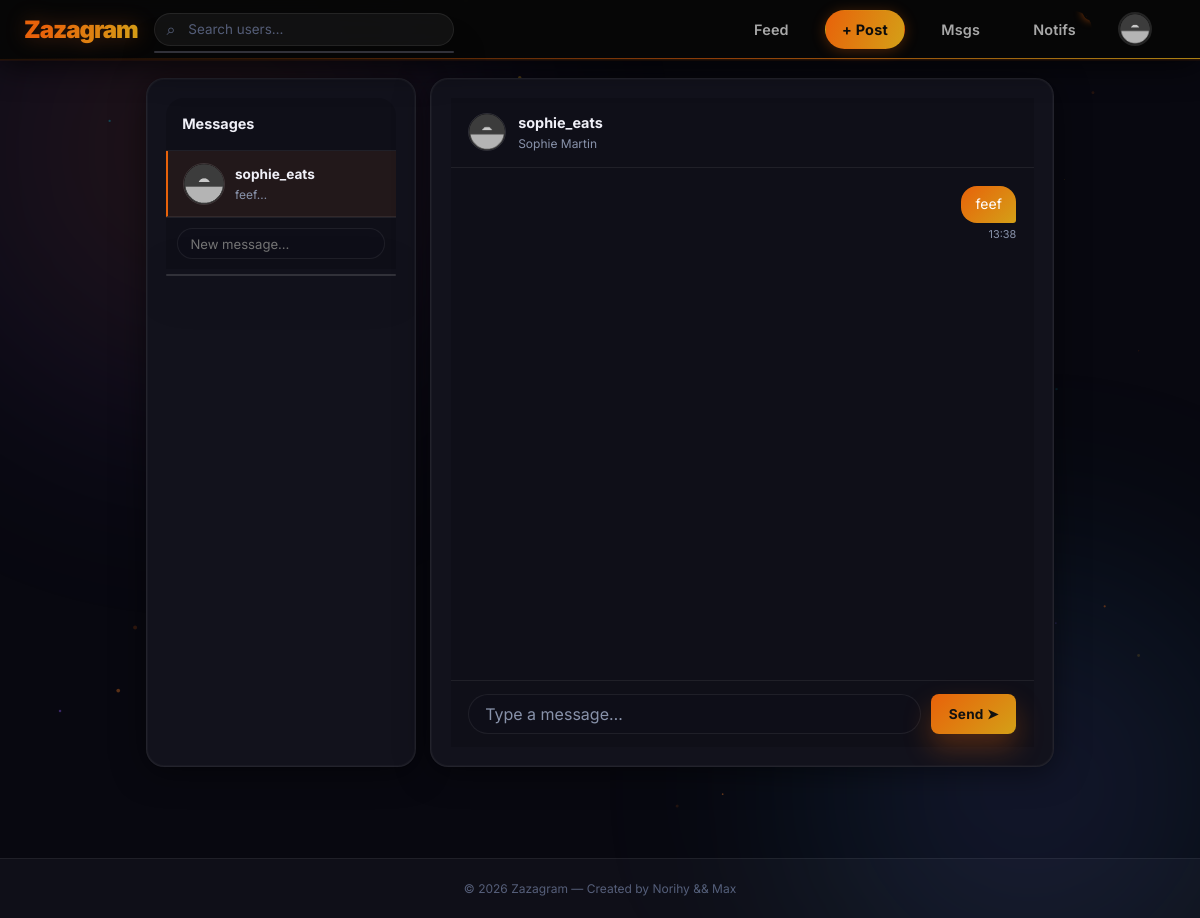
Page /pages/messages.php?user=4 (signed in) on the committed database.
### tables this page shows
CREATE TABLE IF NOT EXISTS users (
  id INT AUTO_INCREMENT PRIMARY KEY,
  username VARCHAR(20) NOT NULL UNIQUE,
  email VARCHAR(255) NOT NULL UNIQUE,
  password VARCHAR(255) NOT NULL,
  first_name VARCHAR(100) DEFAULT '',
  last_name VARCHAR(100) DEFAULT '',
  bio TEXT,
  profile_picture VARCHAR(255) DEFAULT 'default_avatar.png',
  role ENUM('user','admin','superadmin') NOT NULL DEFAULT 'user',
  is_banned TINYINT(1) NOT NULL DEFAULT 0,
  created_at VARCHAR(32) NOT NULL,
  updated_at VARCHAR(32) NOT NULL
);

CREATE TABLE IF NOT EXISTS messages (
  id INT AUTO_INCREMENT PRIMARY KEY,
  sender_id INT NOT NULL,
  receiver_id INT NOT NULL,
  content TEXT NOT NULL,
  is_read TINYINT(1) NOT NULL DEFAULT 0,
  created_at VARCHAR(32) NOT NULL,
  INDEX (sender_id),
  INDEX (receiver_id),
  CONSTRAINT messages_sender_fk FOREIGN KEY (sender_id) REFERENCES users(id) ON DELETE CASCADE,
  CONSTRAINT messages_receiver_fk FOREIGN KEY (receiver_id) REFERENCES users(id) ON DELETE CASCADE
);

### includes/auth.php (called while the page is built, shortened)
<?php
require_once __DIR__ . '/db.php';
function is_logged_in(): bool {
    return isset($_SESSION['user_id']);
}
function require_login(): void {
    $user = get_current_user_data();
}
function get_current_user_data(): ?array {
    $users = db_read('users.json');
    return db_find_one($users, 'id', $_SESSION['user_id']);
}
function unread_notification_count(int $user_id): int {
    $notifs = db_read('notifications.json');
    return count(array_filter($notifs, fn($n) => $n['user_id'] == $user_id && !$n['is_read']));
}
function unread_message_count(int $user_id): int {
    $messages = db_read('messages.json');
    return count(array_filter($messages, fn($m) => $m['receiver_id'] == $user_id && !$m['is_read']));
}

### includes/db.php (called while the page is built, shortened)
<?php
function db_table_from_file(string $file): string {
    $table = preg_replace('/\.json$/', '', basename($file));
    $allowed = ['users', 'posts', 'comments', 'friends', 'messages', 'notifications', 'likes'];
    return $table;
}
function db_bool_columns(string $table): array {
    return [
        'users' => ['is_banned'],
        'messages' => ['is_read'],
        'notifications' => ['is_read'],
    ][$table] ?? [];
}
function db_int_columns(string $table): array {
    return [
        'users' => ['id'],
        'posts' => ['id','user_id'],
        'comments' => ['id','post_id','user_id'],
        'friends' => ['id','requester_id','receiver_id'],
        'messages' => ['id','sender_id','receiver_id'],
        'notifications' => ['id','user_id','actor_id','reference_id'],
        'likes' => ['id','user_id','post_id'],
    ][$table] ?? ['id'];
}
function db(): PDO {
    static $pdo = null;
    if ($pdo instanceof PDO) return $pdo;
    $host = getenv('DB_HOST') ?: '127.0.0.1';
    $port = getenv('DB_PORT') ?: '3306';
    $name = getenv('DB_NAME') ?: 'zazagram';
    $user = getenv('DB_USER') ?: 'zazagram';
    $pass = getenv('DB_PASS') ?: 'zazagram';
    $dsn = "mysql:host={$host};port={$port};dbname={$name};charset=utf8mb4";
    $pdo = new PDO($dsn, $user, $pass, [
        PDO::ATTR_ERRMODE => PDO::ERRMODE_EXCEPTION,
        PDO::ATTR_DEFAULT_FETCH_MODE => PDO::FETCH_ASSOC,
    ]);
    return $pdo;
}
function db_normalize_row(string $table, array $row): array {
    foreach (db_int_columns($table) as $col) {
        if (array_key_exists($col, $row) && $row[$col] !== null) $row[$col] = (int)$row[$col];
    }
    foreach (db_bool_columns($table) as $col) {
        if (array_key_exists($col, $row)) $row[$col] = (bool)$row[$col];
    }
    return $row;
}
function db_read(string $file): array {
    $table = db_table_from_file($file);
    $stmt = db()->query("SELECT * FROM `{$table}` ORDER BY id ASC");
    $rows = $stmt->fetchAll();
    return array_map(fn($row) => db_normalize_row($table, $row), $rows);
}
function db_find_one(array $records, string $field, $value): ?array {
    foreach ($records as $record) {
        if (isset($record[$field]) && $record[$field] == $value) return $record;
    }
    return null;
}

### pages/messages.php (the view, shortened to what this page needs)
<?php
require_once __DIR__ . '/../includes/auth.php';
require_login();
$me       = get_current_user_data();
$messages = db_read('messages.json');
$users    = db_read('users.json');
$conversation_ids = [];
foreach ($messages as $m) {
    if ($m['sender_id'] == $me['id'])   $conversation_ids[$m['receiver_id']] = true;
    if ($m['receiver_id'] == $me['id']) $conversation_ids[$m['sender_id']]   = true;
}
$active_id   = (int)($_GET['user'] ?? 0);
$active_user = $active_id ? db_find_one($users, 'id', $active_id) : null;
$conv_messages = [];
if ($active_user) {
    $conv_messages = array_values(array_filter($messages, fn($m) =>
        ($m['sender_id'] == $me['id'] && $m['receiver_id'] == $active_id) ||
        ($m['sender_id'] == $active_id && $m['receiver_id'] == $me['id'])
    ));
}
include __DIR__ . '/../includes/header.php';
?>
<div class="messages-layout">
    <aside class="conversations-list card">
        <h3>Messages</h3>
        <?php if (empty($conversation_ids)): ?>
            <p class="muted">No conversations yet.</p>
        <?php else: ?>
            <?php foreach (array_keys($conversation_ids) as $uid):
                $other = db_find_one($users, 'id', $uid);
                if (!$other) continue;
                $last = null;
                foreach (array_reverse($messages) as $m) {
                    if (($m['sender_id'] == $me['id'] && $m['receiver_id'] == $uid) ||
                        ($m['sender_id'] == $uid   && $m['receiver_id'] == $me['id'])) {
                        $last = $m; break;
                    }
                }
            ?>
                <a href="?user=<?= $uid ?>" class="conv-item <?= $active_id == $uid ? 'active' : '' ?>">
                    <img src="<?= BASE_URL ?>/uploads/<?= htmlspecialchars($other['profile_picture']) ?>"
                         class="conv-avatar"
                         onerror="this.onerror=null;this.src='<?= BASE_URL ?>/assets/images/default_avatar.png'">
                    <div class="conv-info">
                        <strong><?= htmlspecialchars($other['username']) ?></strong>
                        <?php if ($last): ?>
                            <p><?= htmlspecialchars(substr($last['content'], 0, 35)) ?>…</p>
                        <?php endif; ?>
                    </div>
                </a>
            <?php endforeach; ?>
        <?php endif; ?>
        <div class="new-conv">
            <input type="text" id="new-conv-search" placeholder="New message…" autocomplete="off">
            <div id="new-conv-results" class="search-dropdown"></div>
        </div>
    </aside>
    <div class="chat-window card">
        <?php if ($active_user): ?>
            <div class="chat-header">
                <img src="<?= BASE_URL ?>/uploads/<?= htmlspecialchars($active_user['profile_picture']) ?>"
                     class="chat-avatar"
                     onerror="this.onerror=null;this.src='<?= BASE_URL ?>/assets/images/default_avatar.png'">
                <div>
                    <a href="<?= BASE_URL ?>/pages/profile.php?username=<?= urlencode($active_user['username']) ?>">
                        <strong><?= htmlspecialchars($active_user['username']) ?></strong>
                    </a>
                    <p><?= htmlspecialchars($active_user['first_name'] . ' ' . $active_user['last_name']) ?></p>
                </div>
            </div>
            <div class="chat-messages" id="chat-messages">
                <?php foreach ($conv_messages as $m): ?>
                    <div class="msg <?= $m['sender_id'] == $me['id'] ? 'msg-out' : 'msg-in' ?>" data-id="<?= (int)$m['id'] ?>">
                        <div class="msg-bubble"><?= nl2br(htmlspecialchars($m['content'])) ?></div>
                        <span class="msg-time"><?= date('H:i', strtotime($m['created_at'])) ?></span>
                    </div>
                <?php endforeach; ?>
            </div>
            <form class="chat-input-form" onsubmit="sendMessage(event, <?= $active_id ?>)">
                <input type="text" id="msg-input" placeholder="Type a message…" required autocomplete="off"
                       oninput="onMsgInput(<?= $active_id ?>)">
                <button type="submit" class="btn btn-primary">Send ➤</button>
            </form>
        <?php else: ?>
            <div class="chat-empty">
                <p>Select a conversation or start a new one</p>
            </div>
        <?php endif; ?>
    </div>
</div>
<?php include __DIR__ . '/../includes/footer.php'; ?>

### includes/header.php (shortened to what this page needs)
<?php
require_once __DIR__ . '/auth.php';
require_once __DIR__ . '/../includes/db.php';
$current_user = get_current_user_data();
$notif_count  = $current_user ? unread_notification_count($current_user['id']) : 0;
$msg_count    = $current_user ? unread_message_count($current_user['id']) : 0;
?>
<!DOCTYPE html>
<html lang="en">
<head>
    <link rel="stylesheet" href="<?= BASE_URL ?>/assets/css/main.css">
    <link rel="stylesheet" href="<?= BASE_URL ?>/assets/css/filters.css">
</head>
<body class="<?= htmlspecialchars($body_class ?? '') ?>">
<?php if ($current_user): ?>
<nav class="navbar">
    <div class="nav-inner">
        <a href="<?= BASE_URL ?>/pages/feed.php" class="nav-logo">
            <span class="logo-text">Zazagram</span>
        </a>
        <div class="desktop-only">
            <div class="nav-search">
                <input type="text" id="global-search" placeholder="Search users…" autocomplete="off">
                <div id="search-results" class="search-dropdown"></div>
            </div>
            <div class="nav-actions">
                <a href="<?= BASE_URL ?>/pages/feed.php" class="nav-btn" title="Feed">Feed</a>
                <a href="<?= BASE_URL ?>/pages/create_post.php" class="nav-btn nav-btn-cta" title="New Post">+ Post</a>
                <a href="<?= BASE_URL ?>/pages/messages.php" class="nav-btn nav-notif" title="Messages">
                    Msgs
                </a>
                <a href="<?= BASE_URL ?>/pages/notifications.php" class="nav-btn nav-notif" title="Notifications">
                    Notifs
                    <?php if ($notif_count > 0): ?>
                        <span class="badge"><?= $notif_count ?></span>
                    <?php endif; ?>
                </a>
                <div class="nav-avatar-wrap">
                    <img
                        src="<?= BASE_URL ?>/uploads/<?= htmlspecialchars($current_user['profile_picture']) ?>?v=<?= strtotime($current_user['updated_at']) ?>"
                        class="nav-avatar"
                        alt="me"
                        data-user-id="<?= $current_user['id'] ?>"
                        onclick="toggleUserMenu()"
                        onerror="this.onerror=null;this.src='<?= BASE_URL ?>/assets/images/default_avatar.png'"
                    >
                </div>
            </div>
        </div>
    </div>
</nav>
<?php endif; ?>
<main class="main-content">

### rows in the picture
users: profile_picture (placeholder picture)
users: profile_picture (placeholder picture), username "sophie_eats", first_name+last_name "Sophie Martin"
messages: content "feef", created_at "13:38"
